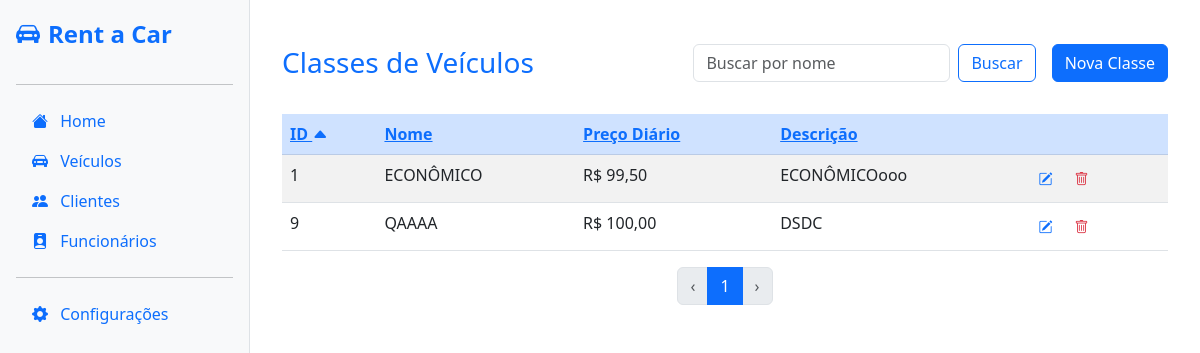
The page /listar-classe/ on the database its author committed.
### vehicles/models.py (models this page shows, shortened)
class VehicleClass(models.Model):
    name = models.CharField(max_length=50)
    description = models.TextField(blank=True, null=True)
    daily_price = models.DecimalField(max_digits=10, decimal_places=2)

### vehicles/views.py (the view)
# urls.py: path('listar-classe/', views.list_vehicle_classes, name='list_vehicle_classes'),
def list_vehicle_classes(request):
    query = request.GET.get('search', '')
    sort = request.GET.get('sort', 'id')
    order = request.GET.get('order', 'asc')
    vehicle_classes = VehicleClass.objects.all()
    if query:
        vehicle_classes = vehicle_classes.filter(
            Q(name__icontains=query)
        )
    if order == 'desc':
        sort = f'-{sort}'
    vehicle_classes = vehicle_classes.order_by(sort)
    paginator = Paginator(vehicle_classes, 10)
    page_number = request.GET.get('page')
    page_obj = paginator.get_page(page_number)
    dados = {
        'vehicle_classes': page_obj,
        'query': query,
        'sort': request.GET.get('sort', 'id'),
        'order': request.GET.get('order', 'asc'),
    }
    return render(request, 'vehicle_class/list_vehicle_classes.html', dados)

### vehicles/templates/vehicle_class/list_vehicle_classes.html (shortened to what this page needs)
{% extends "base/base.html" %} {% block content %}
<div class="container mt-4">
  <div class="d-flex align-items-center justify-content-between mb-3 flex-wrap">
    <h3 class="mb-0 me-3 text-primary">Classes de Veículos</h3>
    <div class="d-flex ms-auto">
      <form class="form-inline d-flex me-2" method="get">
        <input
          class="form-control me-2"
          type="search"
          placeholder="Buscar por nome"
          aria-label="Buscar"
          name="search"
          value="{{ query|default:'' }}"
        />
        <button class="btn btn-outline-primary me-2" type="submit">
          Buscar
        </button>
      </form>
      <a href="{% url 'create_vehicle_class' %}" class="btn btn-primary">
        Nova Classe
      </a>
    </div>
  </div>
  <table class="table table-striped table-hover">
    <table class="table table-striped">
      <thead class="table-primary">
        <tr>
          <th>
            <a
              href="?sort=id&order={% if sort == 'id' and order == 'asc' %}desc{% else %}asc{% endif %}&search={{ query|urlencode }}"
              >ID {% if sort == 'id' %}<i
                class="bi bi-caret-{% if order == 'asc' %}up{% else %}down{% endif %}-fill"
              ></i
              >{% endif %}</a
            >
          </th>
          <th>
            <a
              href="?sort=name&order={% if sort == 'name' and order == 'asc' %}desc{% else %}asc{% endif %}&search={{ query|urlencode }}"
              >Nome </a
            >
          </th>
          <th>
            <a
              href="?sort=daily_price&order={% if sort == 'daily_price' and order == 'asc' %}desc{% else %}asc{% endif %}&search={{ query|urlencode }}"
              >Preço Diário </a
            >
          </th>
          <th>
            <a
              href="?sort=description&order={% if sort == 'description' and order == 'asc' %}desc{% else %}asc{% endif %}&search={{ query|urlencode }}"
              >Descrição </a
            >
          </th>
          <th></th>
        </tr>
      </thead>
    <tbody>
      {% for vehicle_class in vehicle_classes %}
      <tr>
        <td>{{ vehicle_class.id }}</td>
        <td>{{ vehicle_class.name }}</td>
        <td>R$ {{ vehicle_class.daily_price }}</td>
        <td>{{ vehicle_class.description }}</td>
        <td>
          <a
            href="{% url 'update_vehicle_class' vehicle_class.id %}"
            class="btn btn-sm"
          >
            <i class="bi bi-pencil-square text-primary"></i>
          </a>
          <button
            type="button"
            class="btn btn-sm"
            data-bs-toggle="modal"
            data-bs-target="#deleteModal{{ vehicle_class.id }}"
          >
            <i class="bi bi-trash text-danger"></i>
          </button>
        </td>
      </tr>
      {% endfor %}
    </tbody>
  </table>
  <nav aria-label="Paginacao">
    <ul class="pagination justify-content-center">
      {% if vehicle_classes.has_previous %}
      <li class="page-item">
        <a
          class="page-link"
          href="?page={{ vehicle_classes.previous_page_number }}&search={{ query|urlencode }}&sort={{ sort }}&order={{ order }}"
          aria-label="Anterior"
        >
          ‹
        </a>
      </li>
      {% else %}
      <li class="page-item disabled">
        <span class="page-link">‹</span>
      </li>
      {% endif %}
      <li class="page-item active">
        <span class="page-link">{{ vehicle_classes.number }}</span>
      </li>
      {% if vehicle_classes.has_next %}
      <li class="page-item">
        <a
          class="page-link"
          href="?page={{ vehicle_classes.next_page_number }}&search={{ query|urlencode }}&sort={{ sort }}&order={{ order }}"
          aria-label="Próxima"
        >
          ›
        </a>
      </li>
      {% else %}
      <li class="page-item disabled">
        <span class="page-link">›</span>
      </li>
      {% endif %}
    </ul>
  </nav>
</div>
{% endblock %}

### rows shown on the page
VehicleClass: id "1", name "ECONÔMICO", daily_price "99,50", description "ECONÔMICOooo"
VehicleClass: id "9", name "QAAAA", daily_price "100,00", description "DSDC"

### other values the page prints
{{ vehicle_classes.number }} "1"
